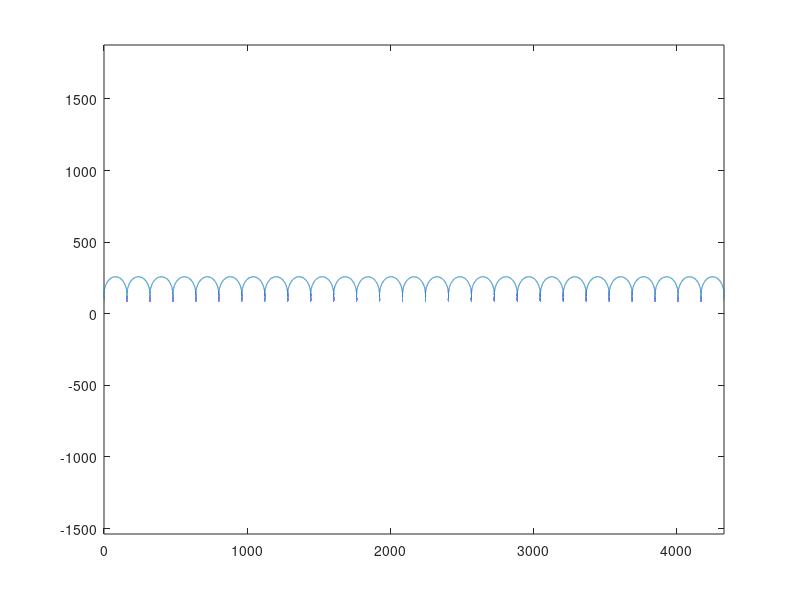
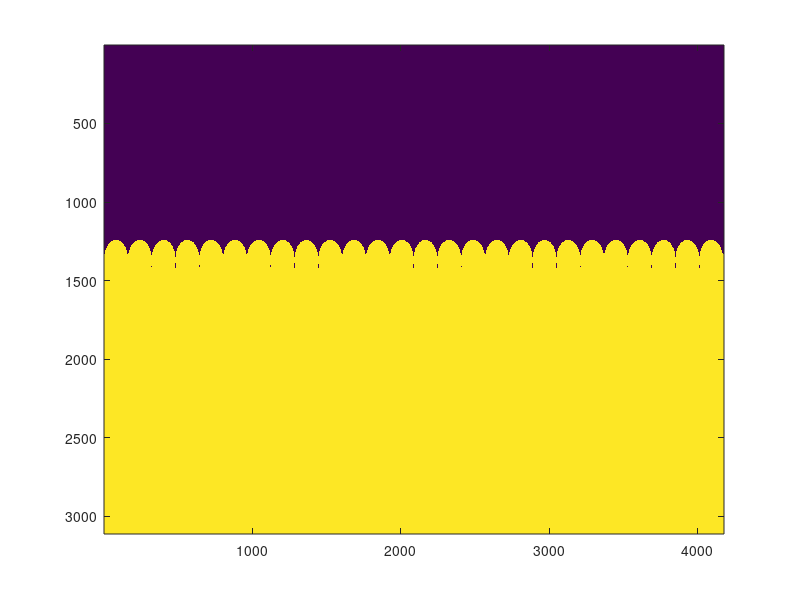
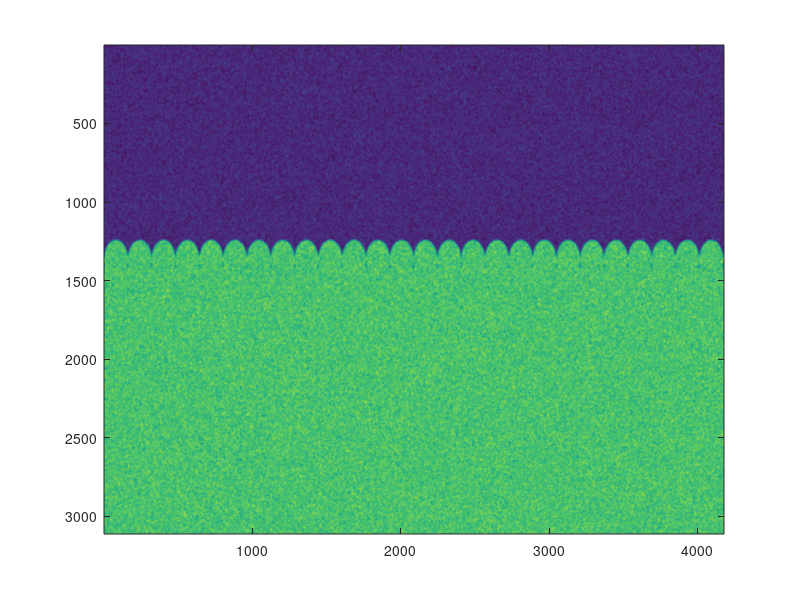

These charts were generated, in order, by the following MATLAB code: (Note: this script raises an error after producing the figures.)
clear
clc
close all

mpp = 41.782d-6/0.67; % meters per pixel

rows = 3113; 
cols = 4176;

imsurf = zeros(rows,cols);

lambda = 1e-2;
a = lambda*0.73;

A = 2*lambda/pi/a*((1+pi^2*a^2/4/lambda^2)^0.5-1);

alpha = 0:0.0002:ceil(cols*mpp/lambda);

x = lambda*(alpha-2/pi*A*sin(2*pi*alpha)./(1+A^2+2*A*cos(2*pi*alpha)));
y = lambda*(2/pi-2/pi*A*cos(2*pi*alpha)./(1+A^2+2*A*cos(2*pi*alpha)));

plot(x/mpp,y/mpp)
axis equal

v_offset = 1500;
figure
imax = find(round(x/mpp)+1==cols);
is = sub2ind([rows,cols],v_offset-round(y(1:imax(1))/mpp),round(x(1:imax(1))/mpp)+1);
imsurf(is)=1;

imbinfill = imfill(logical(imsurf),sub2ind([rows,cols],rows,cols));
imagesc(imbinfill)

figure
im = zeros(rows,cols);
im(imbinfill) = 60;
im(~imbinfill) = 5;
noise = randn(rows,cols);
im = max(im+40*noise,0);
im = imgaussfilt(im,5);
imagesc(im)
s = sprintf("SyntheticSurf_Crapper_Noisiest%.1fcm.mat", 100*lambda);
save(s)
%%
[BadFramePIVSurfW1, XPIVSurfW1_Surface, PIVSurfW1_Surface] = FindWaterSurface(im);
hold on
plot(XPIVSurfW1_Surface, PIVSurfW1_Surface,'-r');

set(gca,'DataAspectRatio',[1 1 1])
ylim([1000,1500])

%%
function mat = gauss2d(mat, sigma, center)
    gsize = size(mat);
    for r=1:gsize(1)
        for c=1:gsize(2)
            mat(r,c) = gaussC(r,c, sigma, center);
        end
    end
end

function val = gaussC(x, y, sigma, center)
    xc = center(1);
    yc = center(2);
    exponent = ((x-xc).^2 + (y-yc).^2)./(2*sigma);
    val       = (exp(-exponent));
end

function [BadFramePIVSurfW,XPIVSurfW_Surface,PIVSurfW_Surface] = FindWaterSurface(PIVSurfW_CamAngle)
    X = 31:size(PIVSurfW_CamAngle,2)-40;
    [imSurf] = CrapperOptimized_FindSurface(PIVSurfW_CamAngle(1:2800,X), 3, 5);
    PIVSurf_Surface_Raw = imSurf.surface;
    PIVSurf_Surface_Raw=despike_fab(PIVSurf_Surface_Raw);
    PIVSurf_Surface_Raw=despike_fab(PIVSurf_Surface_Raw);
    PIVSurf_Surface_Raw=despike_fab(PIVSurf_Surface_Raw);
    PIVSurf_Surface_Int = filt_spray(PIVSurf_Surface_Raw);
    PIVSurf_Surface_Int = smoothn(PIVSurf_Surface_Int, 'robust');
    [SP,~] = spaps(1:length(PIVSurf_Surface_Int), PIVSurf_Surface_Int, 1d5);
    if length(SP.coefs)>2
        PIVSurf_Surface_W = SP.coefs(2:end-1);
    else
        CC = polyfit([X(1),X(end)],[SP.coefs(1) SP.coefs(2)],1);
        PIVSurf_Surface_W = polyval(CC,[X(1):X(end)]);
    end
    Usurf = X;
    Vsurf = PIVSurf_Surface_W;
    
    %%% Check if bad frame
    BadFramePIVSurfW = 0;
    if imSurf.badFrameBool == 1
        BadFramePIVSurfW = 1;
    end
    
    XPIVSurfW_Surface = Usurf;
    PIVSurfW_Surface = Vsurf;
end
